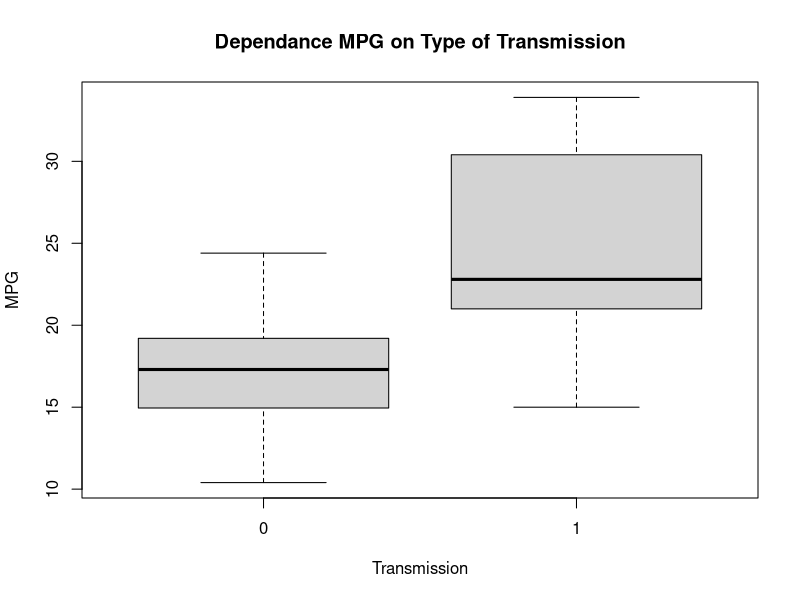
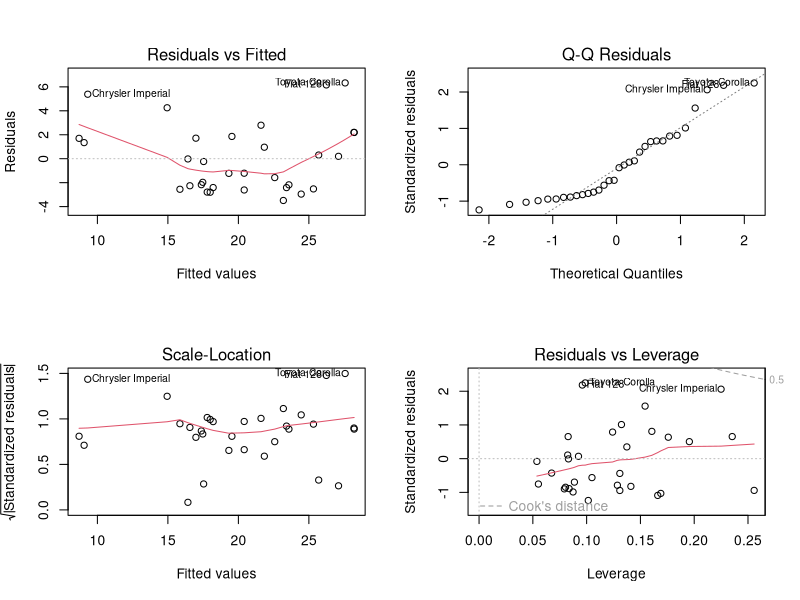

Recreate these plots in R, in order.
## ---- chunk 1
auto <- mtcars$mpg[mtcars$am==0]
manual <- mtcars$mpg[mtcars$am==1]
test <- t.test(auto, manual)
test$p.value
## ---- chunk 2
fit.1 <- lm(mpg ~ as.factor(am), data = mtcars)
fit.1$coef[2]
## ---- chunk 3
fit.2 <- lm(mpg ~ as.factor(am) + wt + disp, data = mtcars)
fit.2$coef[2]
## ---- chunk 4
anova(fit.1, fit.2)$Pr[2]
## ---- chunk 5
boxplot(mpg ~ as.factor(am), data=mtcars,
        main = "Dependance MPG on Type of Transmission",
        xlab = "Transmission", ylab = "MPG")
## ---- chunk 6
summary(fit.1)
## ---- chunk 7
summary(fit.2)
## ---- chunk 8
anova(fit.1, fit.2)
## ---- chunk 9
par(mfrow = c(2,2))
plot(fit.2)
